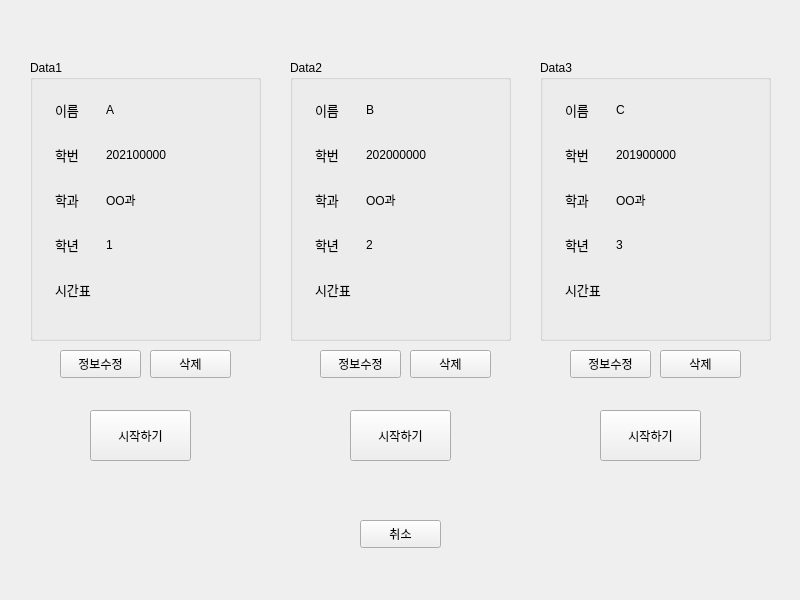
<?xml version="1.0" encoding="UTF-8"?>
<ui version="4.0">
 <class>SaveInformation_screen</class>
 <widget class="QWidget" name="SaveInformation_screen">
  <property name="geometry">
   <rect>
    <x>0</x>
    <y>0</y>
    <width>800</width>
    <height>600</height>
   </rect>
  </property>
  <property name="windowTitle">
   <string>SSG</string>
  </property>
  <widget class="QPushButton" name="Data1_infoChangeButton">
   <property name="geometry">
    <rect>
     <x>60</x>
     <y>350</y>
     <width>81</width>
     <height>28</height>
    </rect>
   </property>
   <property name="text">
    <string>정보수정</string>
   </property>
  </widget>
  <widget class="QPushButton" name="Data1_startButton">
   <property name="geometry">
    <rect>
     <x>90</x>
     <y>410</y>
     <width>101</width>
     <height>51</height>
    </rect>
   </property>
   <property name="text">
    <string>시작하기</string>
   </property>
  </widget>
  <widget class="QGroupBox" name="Data1">
   <property name="geometry">
    <rect>
     <x>30</x>
     <y>60</y>
     <width>231</width>
     <height>281</height>
    </rect>
   </property>
   <property name="title">
    <string>Data1</string>
   </property>
   <widget class="QWidget" name="formLayoutWidget">
    <property name="geometry">
     <rect>
      <x>0</x>
      <y>40</y>
      <width>231</width>
      <height>221</height>
     </rect>
    </property>
    <layout class="QFormLayout" name="formLayout">
     <property name="horizontalSpacing">
      <number>15</number>
     </property>
     <property name="verticalSpacing">
      <number>25</number>
     </property>
     <property name="leftMargin">
      <number>25</number>
     </property>
     <property name="rightMargin">
      <number>25</number>
     </property>
     <item row="1" column="0">
      <widget class="QLabel" name="label_2">
       <property name="font">
        <font>
         <pointsize>10</pointsize>
        </font>
       </property>
       <property name="text">
        <string>이름</string>
       </property>
      </widget>
     </item>
     <item row="2" column="0">
      <widget class="QLabel" name="label_3">
       <property name="font">
        <font>
         <pointsize>10</pointsize>
        </font>
       </property>
       <property name="text">
        <string>학번</string>
       </property>
      </widget>
     </item>
     <item row="3" column="0">
      <widget class="QLabel" name="label_4">
       <property name="font">
        <font>
         <pointsize>10</pointsize>
        </font>
       </property>
       <property name="text">
        <string>학과</string>
       </property>
      </widget>
     </item>
     <item row="4" column="0">
      <widget class="QLabel" name="label_5">
       <property name="font">
        <font>
         <pointsize>10</pointsize>
        </font>
       </property>
       <property name="text">
        <string>학년</string>
       </property>
      </widget>
     </item>
     <item row="5" column="0">
      <widget class="QLabel" name="label_6">
       <property name="font">
        <font>
         <pointsize>10</pointsize>
        </font>
       </property>
       <property name="text">
        <string>시간표</string>
       </property>
      </widget>
     </item>
     <item row="4" column="1">
      <widget class="QLabel" name="Data1_grade">
       <property name="text">
        <string>1</string>
       </property>
      </widget>
     </item>
     <item row="1" column="1">
      <widget class="QLabel" name="Data1_name">
       <property name="text">
        <string>A</string>
       </property>
      </widget>
     </item>
     <item row="2" column="1">
      <widget class="QLabel" name="Data1_ID">
       <property name="text">
        <string>202100000</string>
       </property>
      </widget>
     </item>
     <item row="3" column="1">
      <widget class="QLabel" name="Data1_department">
       <property name="text">
        <string>OO과</string>
       </property>
      </widget>
     </item>
    </layout>
   </widget>
  </widget>
  <widget class="QGroupBox" name="Data2">
   <property name="geometry">
    <rect>
     <x>290</x>
     <y>60</y>
     <width>221</width>
     <height>281</height>
    </rect>
   </property>
   <property name="title">
    <string>Data2</string>
   </property>
   <widget class="QWidget" name="formLayoutWidget_2">
    <property name="geometry">
     <rect>
      <x>0</x>
      <y>40</y>
      <width>221</width>
      <height>221</height>
     </rect>
    </property>
    <layout class="QFormLayout" name="formLayout_2">
     <property name="horizontalSpacing">
      <number>15</number>
     </property>
     <property name="verticalSpacing">
      <number>25</number>
     </property>
     <property name="leftMargin">
      <number>25</number>
     </property>
     <property name="rightMargin">
      <number>25</number>
     </property>
     <item row="1" column="0">
      <widget class="QLabel" name="label_7">
       <property name="font">
        <font>
         <pointsize>10</pointsize>
        </font>
       </property>
       <property name="text">
        <string>이름</string>
       </property>
      </widget>
     </item>
     <item row="1" column="1">
      <widget class="QLabel" name="Data2_name">
       <property name="text">
        <string>B</string>
       </property>
      </widget>
     </item>
     <item row="2" column="0">
      <widget class="QLabel" name="label_8">
       <property name="font">
        <font>
         <pointsize>10</pointsize>
        </font>
       </property>
       <property name="text">
        <string>학번</string>
       </property>
      </widget>
     </item>
     <item row="3" column="0">
      <widget class="QLabel" name="label_9">
       <property name="font">
        <font>
         <pointsize>10</pointsize>
        </font>
       </property>
       <property name="text">
        <string>학과</string>
       </property>
      </widget>
     </item>
     <item row="4" column="0">
      <widget class="QLabel" name="label_10">
       <property name="font">
        <font>
         <pointsize>10</pointsize>
        </font>
       </property>
       <property name="text">
        <string>학년</string>
       </property>
      </widget>
     </item>
     <item row="4" column="1">
      <widget class="QLabel" name="Data2_grade">
       <property name="text">
        <string>2</string>
       </property>
      </widget>
     </item>
     <item row="5" column="0">
      <widget class="QLabel" name="label_11">
       <property name="font">
        <font>
         <pointsize>10</pointsize>
        </font>
       </property>
       <property name="text">
        <string>시간표</string>
       </property>
      </widget>
     </item>
     <item row="2" column="1">
      <widget class="QLabel" name="Data2_ID">
       <property name="text">
        <string>202000000</string>
       </property>
      </widget>
     </item>
     <item row="3" column="1">
      <widget class="QLabel" name="Data2_department">
       <property name="text">
        <string>OO과</string>
       </property>
      </widget>
     </item>
    </layout>
   </widget>
  </widget>
  <widget class="QGroupBox" name="Data3">
   <property name="geometry">
    <rect>
     <x>540</x>
     <y>60</y>
     <width>231</width>
     <height>281</height>
    </rect>
   </property>
   <property name="title">
    <string>Data3</string>
   </property>
   <widget class="QWidget" name="formLayoutWidget_3">
    <property name="geometry">
     <rect>
      <x>0</x>
      <y>40</y>
      <width>231</width>
      <height>221</height>
     </rect>
    </property>
    <layout class="QFormLayout" name="formLayout_3">
     <property name="horizontalSpacing">
      <number>15</number>
     </property>
     <property name="verticalSpacing">
      <number>25</number>
     </property>
     <property name="leftMargin">
      <number>25</number>
     </property>
     <property name="rightMargin">
      <number>25</number>
     </property>
     <item row="1" column="0">
      <widget class="QLabel" name="label_12">
       <property name="font">
        <font>
         <pointsize>10</pointsize>
        </font>
       </property>
       <property name="text">
        <string>이름</string>
       </property>
      </widget>
     </item>
     <item row="2" column="0">
      <widget class="QLabel" name="label_13">
       <property name="font">
        <font>
         <pointsize>10</pointsize>
        </font>
       </property>
       <property name="text">
        <string>학번</string>
       </property>
      </widget>
     </item>
     <item row="3" column="0">
      <widget class="QLabel" name="label_14">
       <property name="font">
        <font>
         <pointsize>10</pointsize>
        </font>
       </property>
       <property name="text">
        <string>학과</string>
       </property>
      </widget>
     </item>
     <item row="4" column="0">
      <widget class="QLabel" name="label_15">
       <property name="font">
        <font>
         <pointsize>10</pointsize>
        </font>
       </property>
       <property name="text">
        <string>학년</string>
       </property>
      </widget>
     </item>
     <item row="5" column="0">
      <widget class="QLabel" name="label_16">
       <property name="font">
        <font>
         <pointsize>10</pointsize>
        </font>
       </property>
       <property name="text">
        <string>시간표</string>
       </property>
      </widget>
     </item>
     <item row="4" column="1">
      <widget class="QLabel" name="Data3_grade">
       <property name="text">
        <string>3</string>
       </property>
      </widget>
     </item>
     <item row="1" column="1">
      <widget class="QLabel" name="Data3_name">
       <property name="text">
        <string>C</string>
       </property>
      </widget>
     </item>
     <item row="2" column="1">
      <widget class="QLabel" name="Data3_ID">
       <property name="text">
        <string>201900000</string>
       </property>
      </widget>
     </item>
     <item row="3" column="1">
      <widget class="QLabel" name="Data3_department">
       <property name="text">
        <string>OO과</string>
       </property>
      </widget>
     </item>
    </layout>
   </widget>
  </widget>
  <widget class="QPushButton" name="cancelButton">
   <property name="geometry">
    <rect>
     <x>360</x>
     <y>520</y>
     <width>81</width>
     <height>28</height>
    </rect>
   </property>
   <property name="text">
    <string>취소</string>
   </property>
  </widget>
  <widget class="QPushButton" name="Data1_deleteButton">
   <property name="geometry">
    <rect>
     <x>150</x>
     <y>350</y>
     <width>81</width>
     <height>28</height>
    </rect>
   </property>
   <property name="text">
    <string>삭제</string>
   </property>
  </widget>
  <widget class="QPushButton" name="Data2_infoChangeButton">
   <property name="geometry">
    <rect>
     <x>320</x>
     <y>350</y>
     <width>81</width>
     <height>28</height>
    </rect>
   </property>
   <property name="text">
    <string>정보수정</string>
   </property>
  </widget>
  <widget class="QPushButton" name="Data2_startButton">
   <property name="geometry">
    <rect>
     <x>350</x>
     <y>410</y>
     <width>101</width>
     <height>51</height>
    </rect>
   </property>
   <property name="text">
    <string>시작하기</string>
   </property>
  </widget>
  <widget class="QPushButton" name="Data2_deleteButton">
   <property name="geometry">
    <rect>
     <x>410</x>
     <y>350</y>
     <width>81</width>
     <height>28</height>
    </rect>
   </property>
   <property name="text">
    <string>삭제</string>
   </property>
  </widget>
  <widget class="QPushButton" name="Data3_infoChangeButton">
   <property name="geometry">
    <rect>
     <x>570</x>
     <y>350</y>
     <width>81</width>
     <height>28</height>
    </rect>
   </property>
   <property name="text">
    <string>정보수정</string>
   </property>
  </widget>
  <widget class="QPushButton" name="Data3_startButton">
   <property name="geometry">
    <rect>
     <x>600</x>
     <y>410</y>
     <width>101</width>
     <height>51</height>
    </rect>
   </property>
   <property name="text">
    <string>시작하기</string>
   </property>
  </widget>
  <widget class="QPushButton" name="Data3_deleteButton">
   <property name="geometry">
    <rect>
     <x>660</x>
     <y>350</y>
     <width>81</width>
     <height>28</height>
    </rect>
   </property>
   <property name="text">
    <string>삭제</string>
   </property>
  </widget>
 </widget>
 <resources/>
 <connections/>
</ui>
